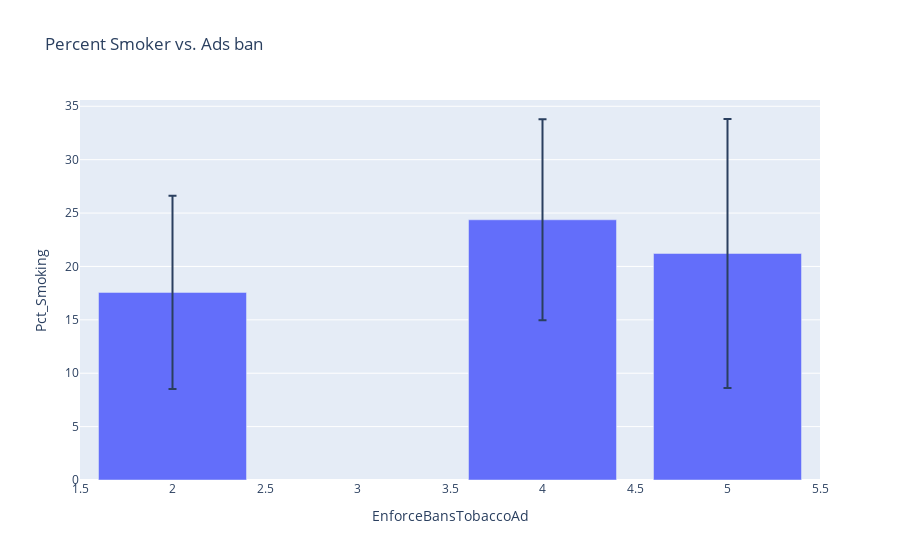

The notebook cell saved with this chart:
### Markdown cell above
Question: Do countries with stricter regulation on cigarette ads have a lower percentage of smokers?

Graph: Percent of smokers in a country after an onset period vs ban on cigarette ads.

### Code cell
ban_df = reg_use_df.groupby("EnforceBansTobaccoAd").mean()
ban_df["Smoking_Std"] = reg_use_df.groupby("EnforceBansTobaccoAd").std()["Pct_Smoking"]

px.bar(ban_df, x=ban_df.index, y="Pct_Smoking", title="Percent Smoker vs. Ads ban", error_y="Smoking_Std")

### Figure 1 — Plotly figure (JSON) as saved in the notebook; plotly's stock layout.template omitted (floating-point values rounded to 4 significant figures)
{"data": [{"alignmentgroup": "True", "error_y": {"array": [9.058, 9.419, 12.59]}, "hovertemplate": "EnforceBansTobaccoAd=%{x}<br>Pct_Smoking=%{y}<extra></extra>", "legendgroup": "", "marker": {"color": "#636efa", "pattern": {"shape": ""}}, "name": "", "offsetgroup": "", "orientation": "v", "showlegend": false, "textposition": "auto", "type": "bar", "x": [2, 4, 5], "xaxis": "x", "y": [17.57, 24.37, 21.22], "yaxis": "y"}], "layout": {"barmode": "relative", "legend": {"tracegroupgap": 0}, "title": {"text": "Percent Smoker vs. Ads ban"}, "xaxis": {"anchor": "y", "domain": [0, 1], "title": {"text": "EnforceBansTobaccoAd"}}, "yaxis": {"anchor": "x", "domain": [0, 1], "title": {"text": "Pct_Smoking"}}}}
